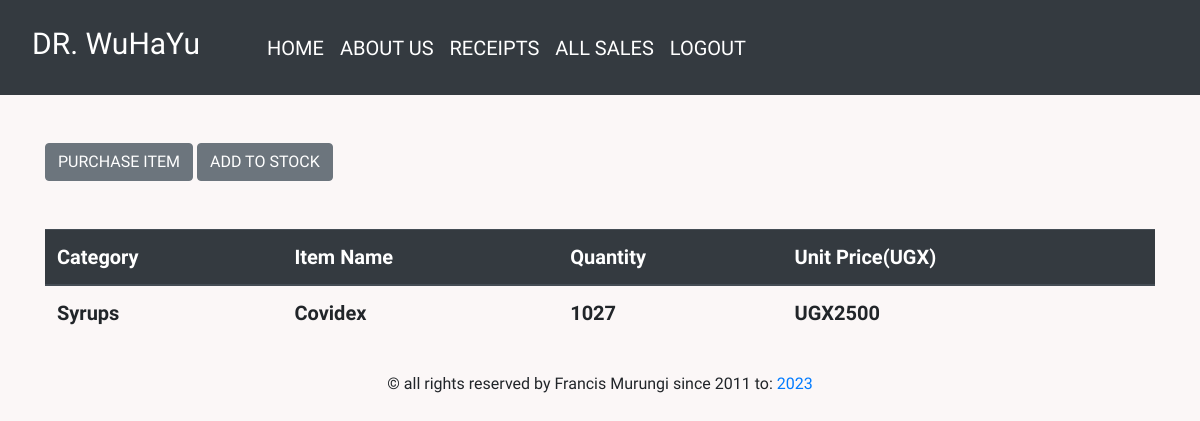
The app's page /index/2 (signed in) with its own data.
### pharmacy/models.py (models this page shows, shortened)
class Product(models.Model):
    category_name = models.ForeignKey(Category, on_delete=models.CASCADE, null=True, blank=True)
    item_name = models.CharField(max_length = 50, null = True, blank = True)
    total_quantity = models.IntegerField(default = 0, null=True, blank = True)
    issued_quantity = models.IntegerField(default = 0, null = True, blank = True)
    recieved_quantity = models.IntegerField(default = 0, null = True, blank = True)
    unit_price = models.IntegerField(default = 0, null = True, blank = True)
    manufacture = models.CharField(max_length = 50, null = True, blank = True)
    brand = models.CharField(max_length = 50, null = True, blank = True)

class Category(models.Model):
    name = models.CharField(max_length=50, null=True, blank=True)
    def __str__(self):
        return self.name

### pharmacy/views.py (the view)
# urls.py: path('index/<int:product_id>', views.product_detail, name='product_detail'),
@login_required
def product_detail(request, product_id):
    product = Product.objects.get(id = product_id)
    return render(request, 'products/product_detail.html', {'product': product})

### templates/products/product_detail.html
{% extends 'products/base.html'%} {% block content%}
<br></br>
<div class = "container">
    <a href="{% url 'issued_item' product.id %}" >
      <input title='It Buys item' type="submit" value="PURCHASE ITEM" class="btn btn-secondary" btn type="button"/>
    </a>
    <a href="{% url 'add_to_stock' product.id %}" >
      <input title="It adds to stock" type= "submit" value="ADD TO STOCK" class="btn btn-secondary btn" type="button"/>
    </a>
</div>
<br></br>
<div class = "container">
  <table class="table table-hover fs-1">
    <thead class="thead-dark">
      <tr>
        <th scope="col">Category</th>
        <th scope="col">Item Name</th>
        <th scope="col">Quantity</th>
        <th scope="col">Unit Price(UGX)</th>
      </tr>
    </thead>
    <tbody>
      <tr>
        <td>{{product.category_name}}</td>
        <td>{{product.item_name}}</td>
        <td>{{product.total_quantity}}</td>
        <td>UGX{{product.unit_price}}</td>
      </tr>
    </tbody>
  </table>
</div>
{% endblock%}

### pharmacy/static/css/main.css (style rules this page uses)
.fs-1 { font-size: 20px; font-weight: bold; }
body { background-color: hsla(0, 41%, 97%, 0.726); font-family: 'Edu NSW ACT Foundation', 'cursive'; }

### records on screen
Product: category_name "Syrups", item_name "Covidex", total_quantity "1027", unit_price "2500"
